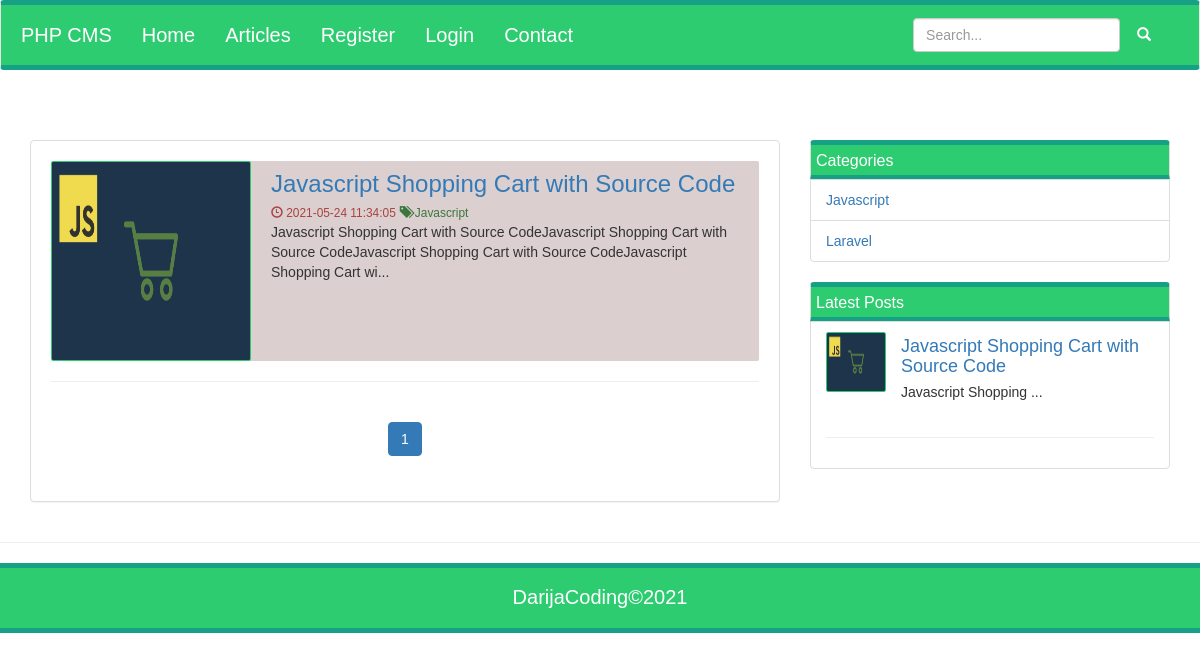
The page / on the database its author committed.
### tables this page shows
CREATE TABLE `articles` (
  `id` int(11) NOT NULL,
  `category_id` int(11) NOT NULL,
  `title` varchar(200) NOT NULL,
  `body` text NOT NULL,
  `image` varchar(255) NOT NULL,
  `author` varchar(200) NOT NULL,
  `created` varchar(255) NOT NULL
);

CREATE TABLE `categories` (
  `id` int(11) NOT NULL,
  `name` varchar(255) NOT NULL,
  `added_by` varchar(255) NOT NULL
);

### index.php (the view, shortened to what this page needs)
<?php
include('includes/header.php');
function getCat($con,$id){
    $getCatQuery = "SELECT * FROM categories WHERE id='$id'";
    mysqli_query($con,$getCatQuery);
    $result = mysqli_query($con,$getCatQuery);
    return $category = $result->fetch_assoc();
}
?>
<div class="container">
    <div class="row" style="margin-top:50px">
        <div class="col-md-8">
            <div class="panel panel-default" style="padding:20px">
                <?php
                    $limit = 5;
                    $page = isset($_GET['page']) ? $_GET['page'] : 1;
                    $start = ($page*5)-5;
                    $query = "SELECT * FROM articles LIMIT $start,$limit ";
                    mysqli_query($con,$query);
                    $result = mysqli_query($con,$query);
                    while($row = $result->fetch_assoc()):
                ?>
                <?php
                   $category = getCat($con,$row['category_id']);
                ?>
                <div class="media post">
                    <div class="image media-left">
                        <img src="admin/images/<?php echo $row['image'];?>" class="media-object" alt="" height="200" width="200">
                    </div>
                    <div class="media-body" style="padding:10px">
                        <h3 class="media-heading text-primary"><a href="viewPost.php?id=<?php echo $row['id'];?>"><?php echo $row['title'];?></a></h3>
                        <small class="text-danger"><i class="glyphicon glyphicon-time"></i> <?php echo $row['created'];?></small>
                        <small class="text-success"><i class="glyphicon glyphicon-tags"></i> <?php echo $category['name'];?></small>
                        <p class=""><?php echo substr($row['body'],0,150).'...';?></p>
                    </div>
                </div>
                <hr>
                <?php
                    endwhile;
                ?>
                <?php
                    $query = "SELECT COUNT(id) FROM articles";
                    $result = mysqli_query($con,$query);
                    $row = mysqli_fetch_row($result);
                    $total_records = $row[0];
                    $total_pages = ceil($total_records / $limit);
                    $links = "<nav class='text-center'><ul class='pagination'>";
                    $page = isset($_GET['page']) ? $_GET['page'] : 1;
                    for ($i=1; $i<=$total_pages; $i++) {
                                $active = $i == $page ? 'class="active"' : '';
                                $links .= "<li $active><a href='index.php?page=".$i."'>".$i."</a></li>";
                    };
                    echo $links . "</ul></nav>";
                ?>
            </div>
        </div>
        <div class="col-md-4">
           <ul class="list-group">
               <li class="list-group-item li-nav">
                    Categories
               </li>
               <?php
                $query = "SELECT * FROM categories";
                if(mysqli_query($con,$query)):
                    $result = mysqli_query($con,$query);
                    while($row = $result->fetch_assoc()):
                ?>
               <li class="list-group-item">
                    <a href="categoryPosts.php?id=<?php echo $row['id'];?>"><?php echo $row['name'];?></a>
               </li>
               <?php
                  endwhile;
                  endif;
              ?>
           </ul>
        </div>
        <div class="col-md-4">
           <ul class="list-group">
               <li class="list-group-item li-nav">
                    Latest Posts
               </li>
               <li class="list-group-item">
                    <?php
                        $query = "SELECT * FROM articles order by created DESC LIMIT 5";
                        if(mysqli_query($con,$query)):
                            $result = mysqli_query($con,$query);
                            while($row = $result->fetch_assoc()):
                    ?>
                    <div class="media">
                        <div class="image media-left">
                            <img src="admin/images/<?php echo $row['image'];?>" class="media-object" alt="" height="60" width="60">
                        </div>
                        <div class="media-body" style="padding:5px">
                            <h4 class="media-heading text-primary"><a href="viewPost.php?id=<?php echo $row['id'];?>"><?php echo $row['title'];?></a></h4>
                            <p class=""><?php echo substr($row['body'],0,20).'...';?></p>
                        </div>
                    </div>
                    <hr>
                    <?php
                        endwhile;
                        endif;
                    ?>
               </li>
           </ul>
        </div>
    </div>
</div>
<?php include('includes/footer.php');?>

### includes/css/style.css (style rules this page uses)
body { font-family: Verdana, Geneva, Tahoma, sans-serif; }
.li-nav { background: #2ecc71; padding: 5px; height: 40px; color: #FFF; font-style: bolder; font-size: 16px; border-top: 5px solid #16a085; border-bottom: 5px solid #16a085; }
.image img { border: 1px solid #2ecc71; border-radius: 2px; }
.post { background: #DBCFCF; border-radius: 2px; }

### rows shown on the page
articles: image (picture), title "Javascript Shopping Cart with Source Code", created "2021-05-24 11:34:05", category.name "Javascript", body "Javascript Shopping Cart with Source CodeJavascript Shopping Cart with Source CodeJavascript Shopping Cart with Source CodeJavascript Shopping Cart wi", body "Javascript Shopping"
categories: name "Javascript"
categories: name "Laravel"
